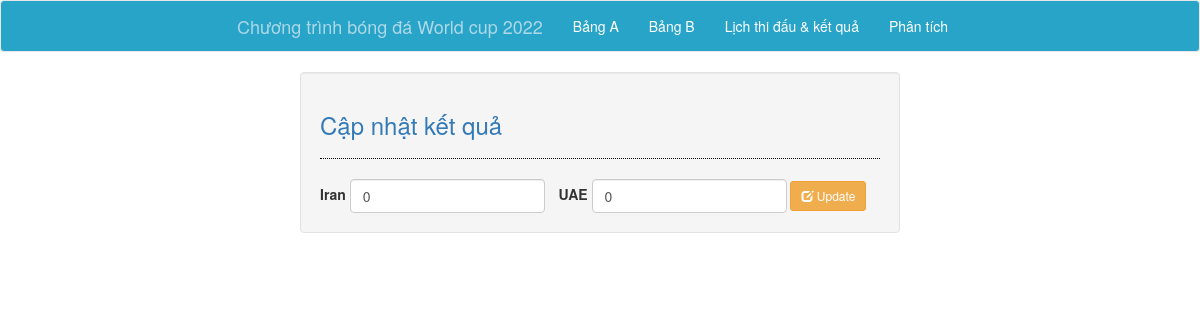
The page /lich-thi-dau/edit/3 on the database its author committed.
### crud/models.py (models this page shows)
class LichThiDau(models.Model):
    bang = models.CharField(max_length=2)
    doi1 = models.CharField(max_length=40)
    kq1  = models.CharField(max_length=2)
    doi2 = models.CharField(max_length=40)
    kq2  = models.CharField(max_length=2)
    ngay = models.CharField(max_length=40)
    gio = models.CharField(max_length=40)
    san = models.CharField(max_length=40)

### crud/views.py (the view)
# urls.py: path('lich-thi-dau/edit/<str:id>', views.lichthidau_edit, name='lichthidau_edit'),
def lichthidau_edit(request, id):
    ketqua = LichThiDau.objects.get(id=id)
    context = {'ketqua': ketqua}
    return render(request, 'lichthidau/edit.html', context)

### crud/templates/lichthidau/edit.html (shortened to what this page needs)
{% extends 'crud/base.html' %} {% block body %}
<div class="col-md-3"></div>
<div class="col-md-6 well">
    <h3 class="text-primary">Cập nhật kết quả</h3>
    <hr style="border-top:1px dotted #000;" />
    <form class="form-inline" method="POST" action="/lich-thi-dau/update/{{ketqua.id}}">
        <div class="form-group">
            <label for="name">{{ ketqua.doi1 }}</label>
            <input type="number" name="kq1" class="form-control" value="{% if ketqua.kq1 == -1%}0{%else%}{{ketqua.kq1}}{%endif%}" min="0" step="1" required="required" />
        </div>
        <div class="form-group" style="margin-left: 10px;">
            <label for="name">{{ ketqua.doi2 }}</label>
            <input type="number" name="kq2" class="form-control" value="{% if ketqua.kq2 == -1%}0{%else%}{{ketqua.kq2}}{%endif%}" min="0" step="1" required="required" />
        </div>
        <div class="form-group">
            <button type="submit" class="btn btn-sm btn-warning"><span class="glyphicon glyphicon-edit"></span> Update</button>
        </div>
    </form>
    {% endblock %}

### rows shown on the page
LichThiDau: doi1 "Iran", kq1 "0", doi2 "UAE", kq2 "0"
